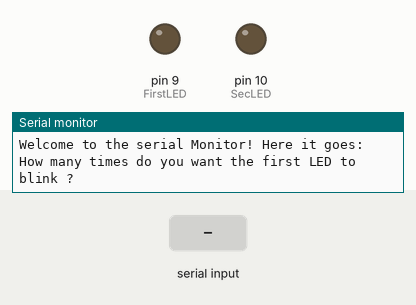
Recording of a sketch running on a simulated Arduino Uno, built with avr-gcc and run on an emulated ATmega328P. Parts: output pins drawn as LEDs (lit = HIGH), the last lines printed to the serial monitor. Dashed ring = blinking. Inputs (shaded band) come from the test bench.

Above: at 0.9 s.
1.0 s: "90,45,200,10,150,30\n" received over Serial
At 24.3 s:
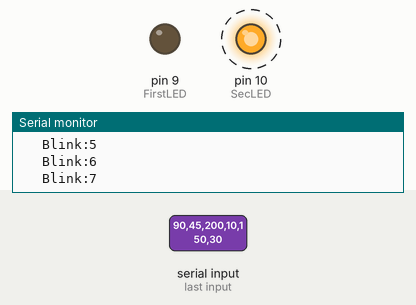
Timing chart, 0 to 24.9 s (numbered marks = the images above; inputs shaded):
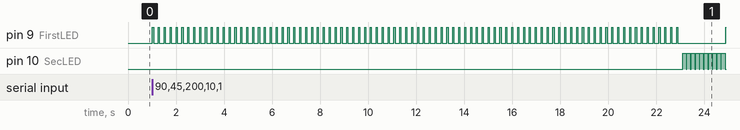

Measured:
- after the input at 1.0 s, pin 9 (FirstLED): goes 89 × (HIGH 0.05 s, LOW 0.20 s), HIGH 0.05 s, LOW 2.0 s, then HIGH, starting at once; pin 10 (SecLED): alternates HIGH for 0.15 s and LOW for 0.03 s, starting after 22.1 s

The sketch:

Day6.ino
```cpp
  int FirstLED= 9; //ir led 1
  int SecLED= 10;  //ir led 2
  int TimeOn;  //time on first
  int TimeOff;  //time off first
  int TimeON;  //time on second one
  int TimeOFF; //time off second one
  int numFirstBlink; //number of time to blink first
  int numSecBlink;  //number of times to blink second
  String firstMessage= "First LED"; //declaring a string variable
  String secondMessage= "Secound LED";

void setup() {

  Serial.begin(115200);
  String wm1= "Welcome to the serial Monitor! " ;
  String wm2= "Here it goes: " ;
  String wm3;  //declare a string variable wm3
  wm3= wm1 +wm2  ; //concatenates the two

  Serial.println(wm3);

Serial.println("How many times do you want the first LED to blink ? ");
  while (Serial.available()==0) { } //wait for the user imput data
  numFirstBlink= Serial.parseInt(); //reads the nr from the serial port and puts it in the var
Serial.println(" How much should the first LED stay on, in milisec ? ");
  while(Serial.available()==0) {}
  TimeOn= Serial.parseInt();
Serial.println("Ok, now how much should it stay off, in milisec ? ");
  while(Serial.available()==0) {}
  TimeOff= Serial.parseInt();

Serial.println("How many times do you want the secound LED to blink ? ");
  while (Serial.available()==0) { }
  numSecBlink= Serial.parseInt();
Serial.println(" How much should the secound LED stay on, in milisec ? ");
  while(Serial.available()==0) {}
  TimeON= Serial.parseInt();
Serial.println("Ok, now how much should it stay off, in milisec ? ");
  while(Serial.available()==0) {}
  TimeOFF= Serial.parseInt();

  pinMode(FirstLED, OUTPUT);
  pinMode(SecLED, OUTPUT);

}

void loop() {


Serial.println(firstMessage);
  for ( int j=1; j<=numFirstBlink; j=j+1) {  //will make it loop till j is 10, then it pops out
    Serial.print("   Blink:");
    Serial.println(j);
    digitalWrite(FirstLED, HIGH);// first
    delay(TimeOn);
    digitalWrite(FirstLED, LOW);
    delay(TimeOff);
}

Serial.println(" ");
Serial.println(secondMessage);

 for ( int j=1; j<=numSecBlink; j=j+1) {
  Serial.print("   Blink:");
  Serial.println(j);
  digitalWrite(SecLED, HIGH);  //secound
  delay(TimeON);
  digitalWrite(SecLED, LOW);
  delay(TimeOFF);
 }

Serial.println(" ");


}
```
